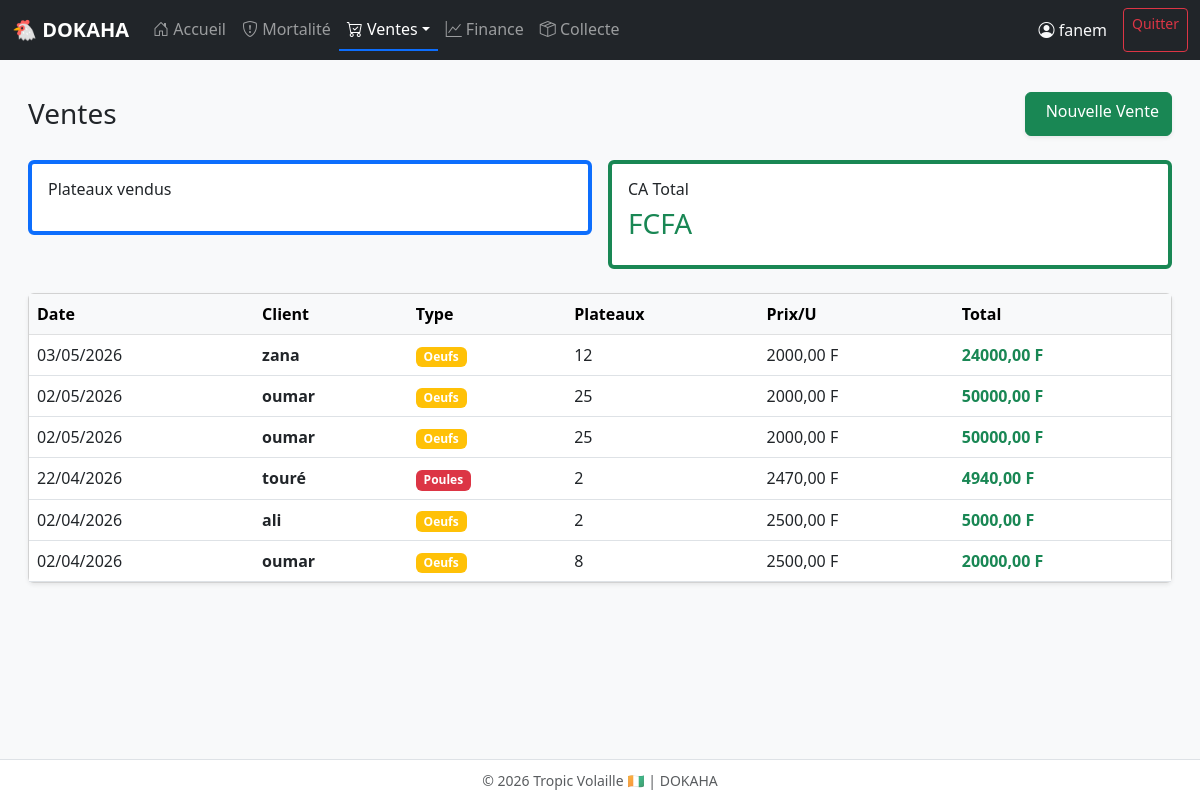
Before: /vente/ (signed in) with the older database file.
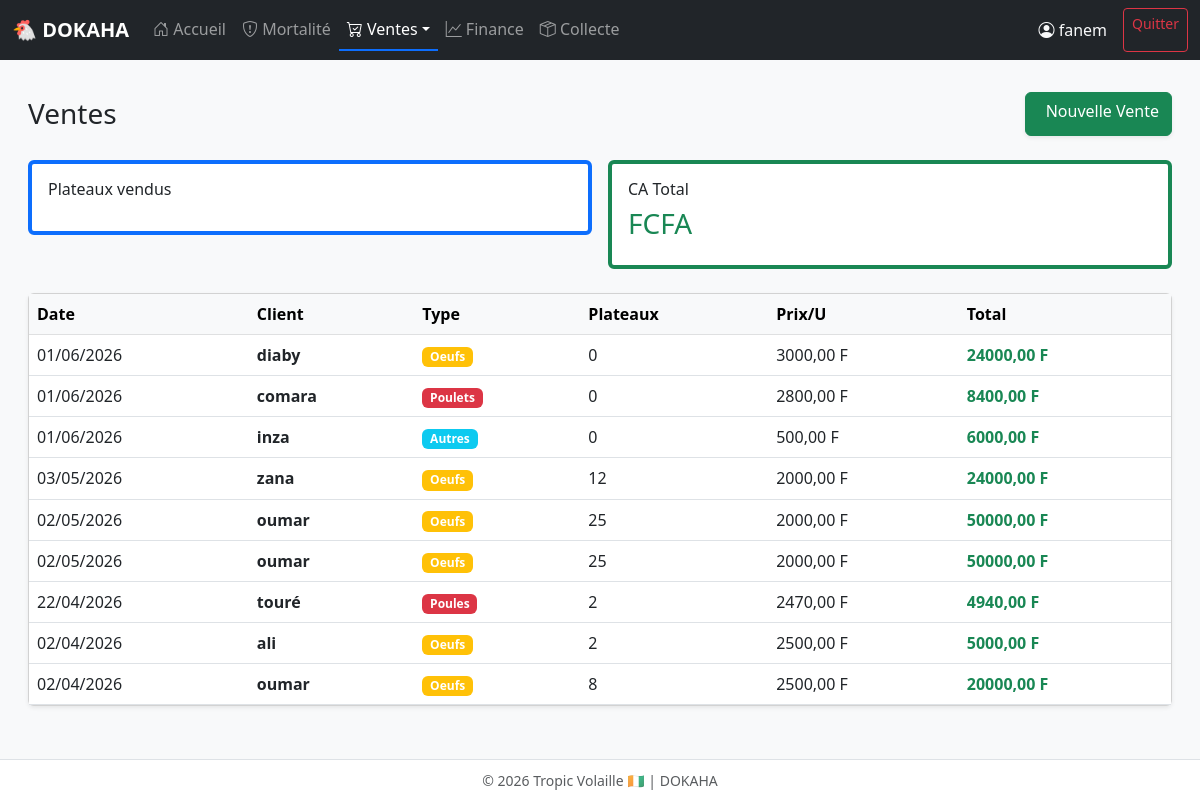
After: the same page with the newer database file.
### gestion/models.py (models this page shows, shortened)
class Vente(models.Model):
    poulailler = models.ForeignKey(Poulailler, on_delete=models.SET_NULL, null=True, blank=True, verbose_name="Bâtiment")
    date = models.DateField(verbose_name="Date")
    client = models.CharField(max_length=100, blank=True, null=True, verbose_name="Client")
    type_vente = models.CharField(
        max_length=20,
        choices=[('oeufs', '🥚 Œufs'), ('poules', '🐔 Poules'), ('autres', '📦 Autres')],
        default='oeufs'
    )
    plateaux = models.IntegerField(default=0)
    unites = models.IntegerField(default=0)
    prix_plateau = models.DecimalField(max_digits=10, decimal_places=2, default=0)
    montant_total = models.DecimalField(max_digits=10, decimal_places=2, default=0)
    paye = models.BooleanField(default=True)
    montant_paye = models.DecimalField(max_digits=10, decimal_places=2, default=0, verbose_name="Montant payé (FCFA)")
    montant_restant = models.DecimalField(max_digits=10, decimal_places=2, default=0, verbose_name="Reste à payer (FCFA)")
    mode_paiement = models.CharField(
        max_length=20,
        default='comptant',
        choices=[('comptant', '💵 Comptant'), ('credit', '📝 Crédit'), ('mobile', '📱 Mobile Money'), ('cheque', '🧾 Chèque')],
        verbose_name="Mode de paiement"
    )
    plateaux = models.IntegerField(default=0, verbose_name='Nombre de plateaux (30 œufs)')
    reste_oeufs = models.IntegerField(default=0, verbose_name='Œufs restants (0-29)')
    class Meta:
        verbose_name = "Vente"
        verbose_name_plural = "Ventes"
        ordering = ['-date']

### gestion/views.py (the view)
# urls.py: path('vente/', views.vente_list, name='vente_list'),
@login_required
def vente_list(request):
    ventes = Vente.objects.all().order_by('-date')[:100]
    return render(request, 'gestion/vente_list.html', {'ventes': ventes, 'title': 'Ventes', 'user': request.user})

### gestion/templates/gestion/vente_list.html (shortened to what this page needs)
{% extends 'gestion/base.html' %}
{% block content %}
<div class="container-fluid py-3">
    <div class="d-flex justify-content-between align-items-center mb-4">
        <h3 class="mb-0">{{ title }}</h3>
        <a href="/vente/add/" class="btn btn-success shadow-sm">Nouvelle Vente</a>
    </div>
    <div class="row g-3 mb-4">
        <div class="col-md-6"><div class="card p-3 border-start border-4 border-primary"><h6>Plateaux vendus</h6><h3 class="text-primary">{{ total_plt }}</h3></div></div>
        <div class="col-md-6"><div class="card p-3 border-start border-4 border-success"><h6>CA Total</h6><h3 class="text-success">{{ total_ca }} FCFA</h3></div></div>
    </div>
    <div class="card shadow-sm">
        <div class="table-responsive">
            <table class="table table-hover align-middle mb-0">
                <thead class="table-light">
                    <tr><th>Date</th><th>Client</th><th>Type</th><th>Plateaux</th><th>Prix/U</th><th>Total</th></tr>
                </thead>
                <tbody>
                    {% for v in ventes %}
                    <tr>
                        <td>{{ v.date|date:"d/m/Y" }}</td>
                        <td class="fw-bold">{{ v.client|default:"-" }}</td>
                        <td><span class="badge bg-{% if 'oeuf' in v.type_vente|lower %}warning{% elif 'poul' in v.type_vente|lower %}danger{% else %}info{% endif %}">{{ v.type_vente|title }}</span></td>
                        <td>{{ v.plateaux|default:0 }}</td>
                        <td>{{ v.prix_plateau|default:0 }} F</td>
                        <td class="fw-bold text-success">{{ v.montant_total|default:0 }} F</td>
                    </tr>
                    {% empty %}
                    <tr><td colspan="6" class="text-center py-4 text-muted">Aucune vente enregistrée. <a href="/vente/add/" class="text-decoration-none">➕ Enregistrer la première</a></td></tr>
                    {% endfor %}
                </tbody>
            </table>
        </div>
    </div>
</div>
{% endblock %}

### gestion/templates/gestion/base.html (shortened to what this page needs)
{% load static %}
<!DOCTYPE html>
<html lang="fr">
<head>
    <link href="https://cdn.jsdelivr.net/npm/bootstrap@5.3.0/dist/css/bootstrap.min.css" rel="stylesheet">
    <link rel="stylesheet" href="https://cdn.jsdelivr.net/npm/bootstrap-icons@1.11.0/font/bootstrap-icons.css">
</head>
<body>
<nav class="navbar navbar-expand-lg navbar-dark bg-dark sticky-top">
    <div class="container-fluid">
        <a class="navbar-brand" href="{% url 'dashboard' %}">🐔 DOKAHA</a>
        <div class="collapse navbar-collapse" id="mainNav">
            <ul class="navbar-nav me-auto mb-2 mb-lg-0">
                <li class="nav-item"><a class="nav-link {% if request.resolver_match.url_name == 'dashboard' %}active{% endif %}" href="{% url 'dashboard' %}"><i class="bi bi-house-door"></i> Accueil</a></li>
                <li class="nav-item"><a class="nav-link {% if 'mortalite' in request.path %}active{% endif %}" href="{% url 'mortalite_form' %}"><i class="bi bi-shield-exclamation"></i> Mortalité</a></li>
                <li class="nav-item dropdown">
                    <a class="nav-link dropdown-toggle {% if 'vente' in request.path %}active{% endif %}" href="#" role="button" data-bs-toggle="dropdown"><i class="bi bi-cart-check"></i> Ventes</a>
                </li>
                <li class="nav-item"><a class="nav-link {% if 'finance' in request.path %}active{% endif %}" href="{% url 'finance_dashboard' %}"><i class="bi bi-graph-up"></i> Finance</a></li>
                <li class="nav-item"><a class="nav-link {% if 'collecte' in request.path %}active{% endif %}" href="{% url 'collecte_oeufs' %}"><i class="bi bi-box-seam"></i> Collecte</a></li>
            </ul>
            <span class="navbar-text text-light me-3"><i class="bi bi-person-circle"></i> {{ user.username|default:"Admin" }}</span>
            <a href="/admin/logout/" class="btn btn-sm btn-outline-danger">Quitter</a>
        </div>
    </div>
</nav>
<div class="container-fluid px-3 py-3">
    {% block content %}{% endblock %}
</div>
<footer class="fixed-bottom text-center text-muted py-2 bg-white border-top">
    <small>© {% now "Y" %} Tropic Volaille 🇨🇮 | DOKAHA</small>
</footer>
</body>
</html>

### gestion/templates/gestion/base.html (style rules this page uses)
:root { --primary:#0d6efd; --success:#198754; --danger:#dc3545; --warning:#ffc107; }
body { background:#f8f9fa; font-family:system-ui,-apple-system,sans-serif; padding-bottom:60px; }
.navbar-brand { font-weight:700; }
.nav-link { font-weight:500; padding:0.5rem 1rem; }
.nav-link.active { border-bottom:2px solid var(--primary); }
.btn { min-height:44px; }

Changed rows visible on the page:
added Vente: date "01/06/2026", client "diaby", type_vente "Oeufs", plateaux "0", prix_plateau "3000,00", montant_total "24000,00"
added Vente: date "01/06/2026", client "comara", type_vente "Poulets", plateaux "0", prix_plateau "2800,00", montant_total "8400,00"
added Vente: date "01/06/2026", client "inza", type_vente "Autres", plateaux "0", prix_plateau "500,00", montant_total "6000,00"
